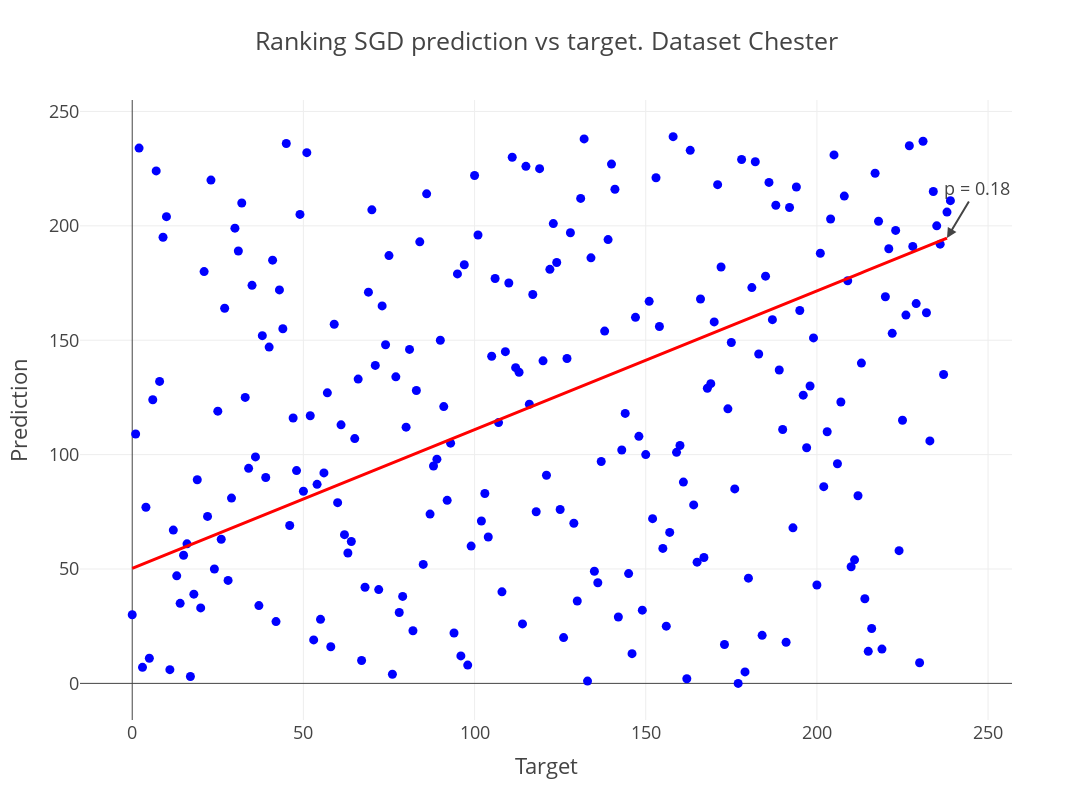

Write notebook code for a chart like this one.
### Code cell
from scipy import stats
import plotly.graph_objs as go
import plotly.express as px
from sklearn import datasets, linear_model
rg_name="SGD"


X,y=sorted_ranks[rg_name]['target'].values.reshape(-1, 1), sorted_ranks[rg_name]['predict'].values.reshape(-1, 1)
# Robustly fit linear model with RANSAC algorithm
ransac = linear_model.RANSACRegressor()
ransac.fit(X, y)
inlier_mask = ransac.inlier_mask_
outlier_mask = np.logical_not(inlier_mask)

# Predict data of estimated models
fit_line_x = np.arange(X.min(), X.max())[:, np.newaxis]
fit_line_y = ransac.predict(fit_line_x)

# Calculate the correlation coefficient
#corr_coef = sorted_ranks[rg_name]['target'].corr(sorted_ranks[rg_name]['predict'])
corr_coef=spearmanr(X,y)[0]
# Fit a linear regression model
#slope, intercept, r_value, p_value, std_err = stats.linregress(sorted_ranks[rg_name]['target'], sorted_ranks[rg_name]['predict'])

# Generate points for the fit line
#fit_line_x = np.linspace(sorted_ranks[rg_name]['target'].min(), sorted_ranks[rg_name]['target'].max(), 100)
#fit_line_y = slope * fit_line_x + intercept

# Create scatter plot of the data points
scatter = go.Scatter(
    x=sorted_ranks[rg_name]['target'], 
    y=sorted_ranks[rg_name]['predict'], 
    mode='markers', 
    name='Data Points',
    marker=dict(color='blue')
)

# Create fit line plot
fit_line = go.Scatter(
    x=fit_line_x.flatten(), 
    y=fit_line_y.flatten(), 
    mode='lines', 
    name='Fit Line',
    line=dict(color='red')
)

# Create the layout with the fit line equation and correlation coefficient as annotations
layout = go.Layout(
    title=f"Ranking {rg_name} prediction vs target. Dataset {test_dataset}",
    xaxis=dict(title="Target"),
    yaxis=dict(title="Prediction"),
    annotations=[
        dict(
            x=fit_line_x.max(), 
            y=fit_line_y.max(), 
            xref="x", 
            yref="y", 
            text=f"p = {corr_coef:.2f}",
            showarrow=True,
            arrowhead=2,
            ax=30,
            ay=-50
        )
    ],
    width=1200,  # Adjust the width of the figure
    height=800,
    template="presentation",
    showlegend=False 
)

# Combine the scatter plot and fit line
fig = go.Figure(data=[scatter, fit_line], layout=layout)

fig.write_image(f"regressors/{test_dataset}/ranking_{rg_name}.svg",format="SVG")
fig.write_image(f"regressors/{test_dataset}/ranking_{rg_name}.png",format="PNG")
# Show the plot
fig.show()

### Figure 1 — Plotly figure (JSON) as saved in the notebook; plotly's stock layout.template omitted (floating-point values rounded to 4 significant figures; data arrays with more than 128 entries replaced by an {"elided": "..."} marker saying what was removed)
{"data": [{"marker": {"color": "blue"}, "mode": "markers", "name": "Data Points", "type": "scatter", "x": {"elided": "240 int values"}, "y": {"elided": "240 int values"}}, {"line": {"color": "red"}, "mode": "lines", "name": "Fit Line", "type": "scatter", "x": {"elided": "239 int values"}, "y": {"elided": "239 float values"}}], "layout": {"annotations": [{"arrowhead": 2, "ax": 30, "ay": -50, "showarrow": true, "text": "p = 0.18", "x": 238, "xref": "x", "y": 194.6, "yref": "y"}], "height": 800, "showlegend": false, "title": {"text": "Ranking SGD prediction vs target. Dataset Chester"}, "width": 1200, "xaxis": {"autorange": true, "range": [-15.06, 256.7], "title": {"text": "Target"}, "type": "linear"}, "yaxis": {"autorange": true, "range": [-16.01, 255.0], "title": {"text": "Prediction"}, "type": "linear"}}}
